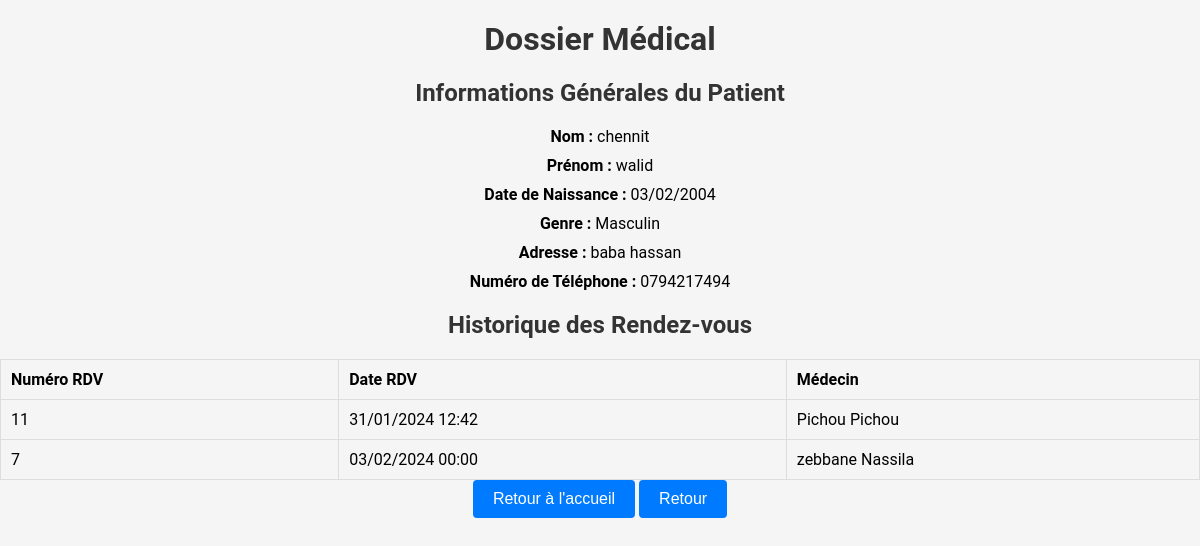
Page /dossier_medical/1/ on the committed database.
### app1/models.py (models this page shows, shortened)
class Dossier(models.Model) :
    Num_D = models.AutoField(primary_key=True)
    Derniere_modif = models.DateTimeField(auto_now=True)
    Num_Patient = models.OneToOneField(Patient,on_delete = models.CASCADE)

class Patient(models.Model) :
    Num_P = models.AutoField(primary_key=True)
    Nom_P = models.CharField(max_length = 50)
    Prenom_P = models.CharField(max_length = 50)
    DateNaissance = models.DateField()
    Telephone_P = models.CharField(max_length = 10, help_text = 'Entrez un numero de telephone valable svp')
    Adresse_P = models.CharField(max_length = 50)
    choix_genre = [
        ('M', 'Masculin'),
        ('F', 'Feminin'),
    ]
    Genre = models.CharField(max_length = 1,choices = choix_genre)

class RendezVous(models.Model) :
    Num_rdv = models.AutoField(primary_key=True)
    Date_rdv = models.DateTimeField()
    salle = models.ForeignKey('Salle', on_delete=models.CASCADE)
    Num_Patient = models.ForeignKey(Patient,on_delete = models.CASCADE)
    Num_Medecin = models.ForeignKey(Medecin,on_delete = models.CASCADE)
    choix_departement = [
        ('Card','Cardiology'),
        ('Neuro','Neurology'),
        ('Urol','Urology'),
        ('Rheum','Rheumatology'),
        ('ENT','Ear, Nose, and Throat'),
    ]
    departement = models.CharField(max_length = 50, choices = choix_departement)

class Medecin(models.Model) :
    Num_M = models.AutoField(primary_key=True)
    Nom_M = models.CharField(max_length = 50)
    Prenom_M = models.CharField(max_length = 50)
    Telephone_M = models.CharField(max_length = 10, help_text = 'Entrez un numero de telephone valable svp')
    choix_speciailte = [
        ('Cardiologist','Cardiologist'),
        ('Neurologist','Neurologist'),
        ('Urologist','Urologist'),
        ('Rheumatologist','Rheumatologist'),
        ('Otolaryngologist','Otolaryngologist'),
    ]
    specialite = models.CharField(max_length = 50, choices = choix_speciailte)

### app1/views.py (the view)
# urls.py: path('dossier_medical/<int:patient_id>/', Dossier_medical, name='Dossier_medical'),
def Dossier_medical(request, patient_id):
    patient = get_object_or_404(Patient, Num_P=patient_id)
    dossier, created = Dossier.objects.get_or_create(Num_Patient=patient)
    diagnostics = Diagnostic.objects.filter(Num_rendezvous__Num_Patient=patient)
    if request.method == 'POST':
        diagnostic_form = DiagnosticForm(request.POST)
        if diagnostic_form.is_valid():
            rendezvous = RendezVous.objects.filter(Num_Patient=patient).last()
            diagnostic = diagnostic_form.save(commit=False)
            diagnostic.Num_rendezvous = rendezvous
            diagnostic.save()
            return redirect('Dossier_medical', patient_id=patient.Num_P)
    else:
        diagnostic_form = DiagnosticForm()
    form = DossierForm(instance=dossier)
    return render(request, 'dossier_medical.html', {'patient': patient, 'form': form, 'dossier_medical': dossier})

### app1/templates/dossier_medical.html (shortened to what this page needs)
<!DOCTYPE html>
{% load static %}
<html lang="en">
<head>
    <link href="{% static 'css/style_dossier.css' %}" rel="stylesheet" >
</head>
<body>
<h1>Dossier Médical</h1>
<h2>Informations Générales du Patient</h2>
<ul>
    <li><strong>Nom :</strong> {{ dossier_medical.Num_Patient.Nom_P }}</li>
    <li><strong>Prénom :</strong> {{ dossier_medical.Num_Patient.Prenom_P }}</li>
    <li><strong>Date de Naissance :</strong> {{ dossier_medical.Num_Patient.DateNaissance|date:"d/m/Y" }}</li>
    <li><strong>Genre :</strong> {{ dossier_medical.Num_Patient.get_Genre_display }}</li>
    <li><strong>Adresse :</strong> {{ dossier_medical.Num_Patient.Adresse_P }}</li>
    <li><strong>Numéro de Téléphone :</strong> {{ dossier_medical.Num_Patient.Telephone_P }}</li>
</ul>
<h2>Historique des Rendez-vous</h2>
<table border="1">
    <thead>
        <tr>
            <th>Numéro RDV</th>
            <th>Date RDV</th>
            <th>Médecin</th>
        </tr>
    </thead>
    <tbody>
        {% for rendezvous in dossier_medical.Num_Patient.rendezvous_set.all|dictsort:"Date_rdv" %}
            <tr>
                <td>{{ rendezvous.Num_rdv }}</td>
                <td>{{ rendezvous.Date_rdv|date:"d/m/Y H:i" }}</td>
                <td>{{ rendezvous.Num_Medecin.Nom_M }} {{ rendezvous.Num_Medecin.Prenom_M}}</td>
            </tr>
        {% endfor %}
    </tbody>
</table>
<a href="{% url 'Home' %}"><button>Retour à l'accueil</button></a>
<a href="{% url 'liste_patients' %}"><button>Retour</button></a>
</body>
</html>

### app1/static/css/style_dossier.css (style rules this page uses)
body { font-family: 'Roboto', sans-serif; background-color: #f5f5f5; margin: 0; padding: 0; box-sizing: border-box; text-align: center; }
h1, h2 { color: #333; margin-top: 20px; }
ul { list-style: none; padding: 0; }
li { margin-bottom: 10px; }
table { width: 100%; border-collapse: collapse; margin-top: 20px; }
th, td { padding: 10px; border: 1px solid #ddd; text-align: left; }
button { background-color: #007bff; color: #fff; padding: 10px 20px; border: none; border-radius: 4px; cursor: pointer; font-size: 16px; }

### rows in the picture
Dossier: Num_Patient.Nom_P "chennit", Num_Patient.Prenom_P "walid", Num_Patient.DateNaissance "03/02/2004", Num_Patient.Genre "Masculin", Num_Patient.Adresse_P "baba hassan", Num_Patient.Telephone_P "0794217494"
RendezVous: Num_rdv "11", Date_rdv "31/01/2024 12:42", Num_Medecin.Nom_M "Pichou", Num_Medecin.Prenom_M "Pichou"
RendezVous: Num_rdv "7", Date_rdv "03/02/2024 00:00", Num_Medecin.Nom_M "zebbane", Num_Medecin.Prenom_M "Nassila"
